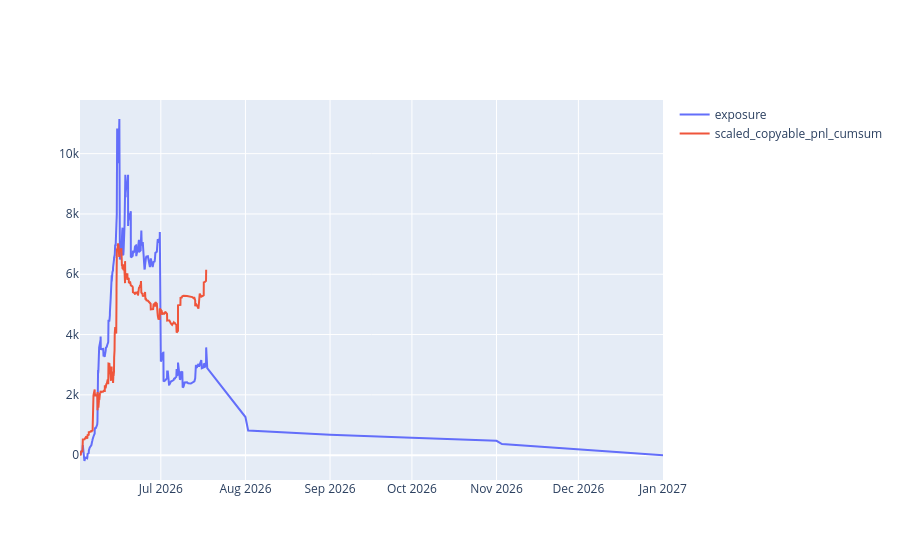

Notebook code cell kept with this figure:
### Code cell
df_plot = df.groupby('end_date_iso').agg(
    scaled_copyable_pnl=('scaled_copyable_pnl', 'sum'),
    ending_exposure=('scaled_copyable_pnl_exposure', 'sum'),
).reset_index()

df.sort_values('bucket', inplace=True)
df['scaled_copyable_pnl_cumsum'] = df['scaled_copyable_pnl'].cumsum()

df_pnl = df[['bucket', 'scaled_copyable_pnl_cumsum']].copy()

# exposure ends at EOD of end_date, so shift by 24h
df_exposure = df_plot[['end_date_iso', 'ending_exposure']].copy()
df_exposure['end_date_iso'] = pd.to_datetime(df_exposure['end_date_iso']) + pd.Timedelta(days=1)
df_exposure.rename(columns={'end_date_iso': 'dt', 'ending_exposure': 'exposure_delta'}, inplace=True)

resolution_exposure = df_exposure.groupby('dt').agg(exposure_delta=('exposure_delta', 'sum')).reset_index()
resolution_exposure['exposure_delta'] = resolution_exposure['exposure_delta'] * -1

buy_exposure = df[['bucket', 'scaled_copyable_pnl_exposure']].rename(columns={'bucket': 'dt', 'scaled_copyable_pnl_exposure': 'exposure_delta'})

df_exposure = ( pd.concat([resolution_exposure, buy_exposure], ignore_index=True)
    .reset_index(drop=True)
)

df_exposure.sort_values('dt', inplace=True)
df_exposure['exposure'] = df_exposure['exposure_delta'].cumsum()

# df_plot['end_date_iso'] = pd.to_datetime(df_plot['end_date_iso']) + pd.Timedelta(days=1)

import plotly.graph_objects as go

fig = go.Figure()

fig.add_trace(go.Scatter(
    x=df_exposure['dt'],
    y=df_exposure['exposure'],
    mode='lines',
    name='exposure'
))

fig.add_trace(go.Scatter(
    x=df_pnl['bucket'],
    y=df_pnl['scaled_copyable_pnl_cumsum'],
    mode='lines',
    name='scaled_copyable_pnl_cumsum'
))

fig.show()

### Figure 1 — Plotly figure (JSON) as saved in the notebook; plotly's stock layout.template omitted (floating-point values rounded to 4 significant figures; data arrays with more than 128 entries replaced by an {"elided": "..."} marker saying what was removed)
{"data": [{"mode": "lines", "name": "exposure", "type": "scatter", "x": {"elided": "698 str values"}, "y": {"elided": "698 float values"}}, {"mode": "lines", "name": "scaled_copyable_pnl_cumsum", "type": "scatter", "x": {"elided": "654 str values"}, "y": {"elided": "654 float values"}}], "layout": {}}
